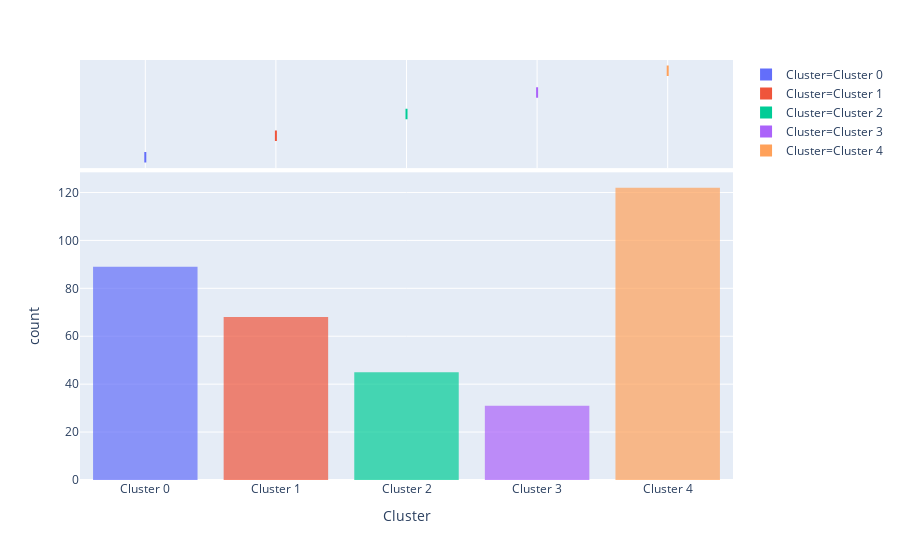

Notebook code for this chart:
### Code cell
plot_model(kmeans, plot = 'distribution')

### Figure 1 — Plotly figure (JSON) as saved in the notebook; plotly's stock layout.template omitted (floating-point values rounded to 4 significant figures; data arrays with more than 128 entries replaced by an {"elided": "..."} marker saying what was removed)
{"data": [{"alignmentgroup": "True", "bingroup": "x", "hoverlabel": {"namelength": 0}, "hovertemplate": "Cluster=%{x}<br>count=%{y}", "legendgroup": "Cluster=Cluster 0", "marker": {"color": "#636efa", "opacity": 0.7}, "name": "Cluster=Cluster 0", "offsetgroup": "Cluster=Cluster 0", "orientation": "v", "showlegend": true, "type": "histogram", "x": ["Cluster 0", "Cluster 0", "Cluster 0", "Cluster 0", "Cluster 0", "Cluster 0", "Cluster 0", "Cluster 0", "Cluster 0", "Cluster 0", "Cluster 0", "Cluster 0", "Cluster 0", "Cluster 0", "Cluster 0", "Cluster 0", "Cluster 0", "Cluster 0", "Cluster 0", "Cluster 0", "Cluster 0", "Cluster 0", "Cluster 0", "Cluster 0", "Cluster 0", "Cluster 0", "Cluster 0", "Cluster 0", "Cluster 0", "Cluster 0", "Cluster 0", "Cluster 0", "Cluster 0", "Cluster 0", "Cluster 0", "Cluster 0", "Cluster 0", "Cluster 0", "Cluster 0", "Cluster 0", "Cluster 0", "Cluster 0", "Cluster 0", "Cluster 0", "Cluster 0", "Cluster 0", "Cluster 0", "Cluster 0", "Cluster 0", "Cluster 0", "Cluster 0", "Cluster 0", "Cluster 0", "Cluster 0", "Cluster 0", "Cluster 0", "Cluster 0", "Cluster 0", "Cluster 0", "Cluster 0", "Cluster 0", "Cluster 0", "Cluster 0", "Cluster 0", "Cluster 0", "Cluster 0", "Cluster 0", "Cluster 0", "Cluster 0", "Cluster 0", "Cluster 0", "Cluster 0", "Cluster 0", "Cluster 0", "Cluster 0", "Cluster 0", "Cluster 0", "Cluster 0", "Cluster 0", "Cluster 0", "Cluster 0", "Cluster 0", "Cluster 0", "Cluster 0", "Cluster 0", "Cluster 0", "Cluster 0", "Cluster 0", "Cluster 0"], "xaxis": "x", "yaxis": "y"}, {"alignmentgroup": "True", "customdata": {"elided": "89x42 mixed values"}, "hoverlabel": {"namelength": 0}, "hovertemplate": "Cluster=%{customdata[41]}<br>malignant=%{customdata[0]}<br>bilateral=%{customdata[1]}<br>age=%{customdata[2]}<br>month=%{customdata[3]}<br>bmi=%{customdata[4]}<br>diabetes=%{customdata[5]}<br>hypertension=%{customdata[6]}<br>surgery=%{customdata[7]}<br>smoking=%{customdata[8]}<br>family=%{customdata[9]}<br>menarche=%{customdata[10]}<br>menopause=%{customdata[11]}<br>miscarriage=%{customdata[12]}<br>pregnancy=%{customdata[13]}<br>childbearing=%{customdata[14]}<br>disnature=%{customdata[15]}<br>dischange=%{customdata[16]}<br>disnumber=%{customdata[17]}<br>intraductalmass=%{customdata[18]}<br>position=%{customdata[19]}<br>distance=%{customdata[20]}<br>shape=%{customdata[21]}<br>surface=%{customdata[22]}<br>status=%{customdata[23]}<br>quantity=%{customdata[24]}<br>distribution=%{customdata[25]}<br>retraction=%{customdata[26]}<br>appearance=%{customdata[27]}<br>ductectasia=%{customdata[28]}<br>numintramass=%{customdata[29]}<br>numcysmass=%{customdata[30]}<br>nummass=%{customdata[31]}<br>ussize=%{customdata[32]}<br>usposition=%{customdata[33]}<br>usdistance=%{customdata[34]}<br>usshape=%{customdata[35]}<br>usboundary=%{customdata[36]}<br>bloodflow=%{customdata[37]}<br>calcification=%{customdata[38]}<br>birads=%{customdata[39]}<br>xray=%{customdata[40]}", "legendgroup": "Cluster=Cluster 0", "marker": {"color": "#636efa"}, "name": "Cluster=Cluster 0", "notched": true, "offsetgroup": "Cluster=Cluster 0", "showlegend": false, "type": "box", "x": ["Cluster 0", "Cluster 0", "Cluster 0", "Cluster 0", "Cluster 0", "Cluster 0", "Cluster 0", "Cluster 0", "Cluster 0", "Cluster 0", "Cluster 0", "Cluster 0", "Cluster 0", "Cluster 0", "Cluster 0", "Cluster 0", "Cluster 0", "Cluster 0", "Cluster 0", "Cluster 0", "Cluster 0", "Cluster 0", "Cluster 0", "Cluster 0", "Cluster 0", "Cluster 0", "Cluster 0", "Cluster 0", "Cluster 0", "Cluster 0", "Cluster 0", "Cluster 0", "Cluster 0", "Cluster 0", "Cluster 0", "Cluster 0", "Cluster 0", "Cluster 0", "Cluster 0", "Cluster 0", "Cluster 0", "Cluster 0", "Cluster 0", "Cluster 0", "Cluster 0", "Cluster 0", "Cluster 0", "Cluster 0", "Cluster 0", "Cluster 0", "Cluster 0", "Cluster 0", "Cluster 0", "Cluster 0", "Cluster 0", "Cluster 0", "Cluster 0", "Cluster 0", "Cluster 0", "Cluster 0", "Cluster 0", "Cluster 0", "Cluster 0", "Cluster 0", "Cluster 0", "Cluster 0", "Cluster 0", "Cluster 0", "Cluster 0", "Cluster 0", "Cluster 0", "Cluster 0", "Cluster 0", "Cluster 0", "Cluster 0", "Cluster 0", "Cluster 0", "Cluster 0", "Cluster 0", "Cluster 0", "Cluster 0", "Cluster 0", "Cluster 0", "Cluster 0", "Cluster 0", "Cluster 0", "Cluster 0", "Cluster 0", "Cluster 0"], "xaxis": "x2", "yaxis": "y2"}, {"alignmentgroup": "True", "bingroup": "x", "hoverlabel": {"namelength": 0}, "hovertemplate": "Cluster=%{x}<br>count=%{y}", "legendgroup": "Cluster=Cluster 1", "marker": {"color": "#EF553B", "opacity": 0.7}, "name": "Cluster=Cluster 1", "offsetgroup": "Cluster=Cluster 1", "orientation": "v", "showlegend": true, "type": "histogram", "x": ["Cluster 1", "Cluster 1", "Cluster 1", "Cluster 1", "Cluster 1", "Cluster 1", "Cluster 1", "Cluster 1", "Cluster 1", "Cluster 1", "Cluster 1", "Cluster 1", "Cluster 1", "Cluster 1", "Cluster 1", "Cluster 1", "Cluster 1", "Cluster 1", "Cluster 1", "Cluster 1", "Cluster 1", "Cluster 1", "Cluster 1", "Cluster 1", "Cluster 1", "Cluster 1", "Cluster 1", "Cluster 1", "Cluster 1", "Cluster 1", "Cluster 1", "Cluster 1", "Cluster 1", "Cluster 1", "Cluster 1", "Cluster 1", "Cluster 1", "Cluster 1", "Cluster 1", "Cluster 1", "Cluster 1", "Cluster 1", "Cluster 1", "Cluster 1", "Cluster 1", "Cluster 1", "Cluster 1", "Cluster 1", "Cluster 1", "Cluster 1", "Cluster 1", "Cluster 1", "Cluster 1", "Cluster 1", "Cluster 1", "Cluster 1", "Cluster 1", "Cluster 1", "Cluster 1", "Cluster 1", "Cluster 1", "Cluster 1", "Cluster 1", "Cluster 1", "Cluster 1", "Cluster 1", "Cluster 1", "Cluster 1"], "xaxis": "x", "yaxis": "y"}, {"alignmentgroup": "True", "customdata": {"elided": "68x42 mixed values"}, "hoverlabel": {"namelength": 0}, "hovertemplate": "Cluster=%{customdata[41]}<br>malignant=%{customdata[0]}<br>bilateral=%{customdata[1]}<br>age=%{customdata[2]}<br>month=%{customdata[3]}<br>bmi=%{customdata[4]}<br>diabetes=%{customdata[5]}<br>hypertension=%{customdata[6]}<br>surgery=%{customdata[7]}<br>smoking=%{customdata[8]}<br>family=%{customdata[9]}<br>menarche=%{customdata[10]}<br>menopause=%{customdata[11]}<br>miscarriage=%{customdata[12]}<br>pregnancy=%{customdata[13]}<br>childbearing=%{customdata[14]}<br>disnature=%{customdata[15]}<br>dischange=%{customdata[16]}<br>disnumber=%{customdata[17]}<br>intraductalmass=%{customdata[18]}<br>position=%{customdata[19]}<br>distance=%{customdata[20]}<br>shape=%{customdata[21]}<br>surface=%{customdata[22]}<br>status=%{customdata[23]}<br>quantity=%{customdata[24]}<br>distribution=%{customdata[25]}<br>retraction=%{customdata[26]}<br>appearance=%{customdata[27]}<br>ductectasia=%{customdata[28]}<br>numintramass=%{customdata[29]}<br>numcysmass=%{customdata[30]}<br>nummass=%{customdata[31]}<br>ussize=%{customdata[32]}<br>usposition=%{customdata[33]}<br>usdistance=%{customdata[34]}<br>usshape=%{customdata[35]}<br>usboundary=%{customdata[36]}<br>bloodflow=%{customdata[37]}<br>calcification=%{customdata[38]}<br>birads=%{customdata[39]}<br>xray=%{customdata[40]}", "legendgroup": "Cluster=Cluster 1", "marker": {"color": "#EF553B"}, "name": "Cluster=Cluster 1", "notched": true, "offsetgroup": "Cluster=Cluster 1", "showlegend": false, "type": "box", "x": ["Cluster 1", "Cluster 1", "Cluster 1", "Cluster 1", "Cluster 1", "Cluster 1", "Cluster 1", "Cluster 1", "Cluster 1", "Cluster 1", "Cluster 1", "Cluster 1", "Cluster 1", "Cluster 1", "Cluster 1", "Cluster 1", "Cluster 1", "Cluster 1", "Cluster 1", "Cluster 1", "Cluster 1", "Cluster 1", "Cluster 1", "Cluster 1", "Cluster 1", "Cluster 1", "Cluster 1", "Cluster 1", "Cluster 1", "Cluster 1", "Cluster 1", "Cluster 1", "Cluster 1", "Cluster 1", "Cluster 1", "Cluster 1", "Cluster 1", "Cluster 1", "Cluster 1", "Cluster 1", "Cluster 1", "Cluster 1", "Cluster 1", "Cluster 1", "Cluster 1", "Cluster 1", "Cluster 1", "Cluster 1", "Cluster 1", "Cluster 1", "Cluster 1", "Cluster 1", "Cluster 1", "Cluster 1", "Cluster 1", "Cluster 1", "Cluster 1", "Cluster 1", "Cluster 1", "Cluster 1", "Cluster 1", "Cluster 1", "Cluster 1", "Cluster 1", "Cluster 1", "Cluster 1", "Cluster 1", "Cluster 1"], "xaxis": "x2", "yaxis": "y2"}, {"alignmentgroup": "True", "bingroup": "x", "hoverlabel": {"namelength": 0}, "hovertemplate": "Cluster=%{x}<br>count=%{y}", "legendgroup": "Cluster=Cluster 2", "marker": {"color": "#00cc96", "opacity": 0.7}, "name": "Cluster=Cluster 2", "offsetgroup": "Cluster=Cluster 2", "orientation": "v", "showlegend": true, "type": "histogram", "x": ["Cluster 2", "Cluster 2", "Cluster 2", "Cluster 2", "Cluster 2", "Cluster 2", "Cluster 2", "Cluster 2", "Cluster 2", "Cluster 2", "Cluster 2", "Cluster 2", "Cluster 2", "Cluster 2", "Cluster 2", "Cluster 2", "Cluster 2", "Cluster 2", "Cluster 2", "Cluster 2", "Cluster 2", "Cluster 2", "Cluster 2", "Cluster 2", "Cluster 2", "Cluster 2", "Cluster 2", "Cluster 2", "Cluster 2", "Cluster 2", "Cluster 2", "Cluster 2", "Cluster 2", "Cluster 2", "Cluster 2", "Cluster 2", "Cluster 2", "Cluster 2", "Cluster 2", "Cluster 2", "Cluster 2", "Cluster 2", "Cluster 2", "Cluster 2", "Cluster 2"], "xaxis": "x", "yaxis": "y"}, {"alignmentgroup": "True", "customdata": {"elided": "45x42 mixed values"}, "hoverlabel": {"namelength": 0}, "hovertemplate": "Cluster=%{customdata[41]}<br>malignant=%{customdata[0]}<br>bilateral=%{customdata[1]}<br>age=%{customdata[2]}<br>month=%{customdata[3]}<br>bmi=%{customdata[4]}<br>diabetes=%{customdata[5]}<br>hypertension=%{customdata[6]}<br>surgery=%{customdata[7]}<br>smoking=%{customdata[8]}<br>family=%{customdata[9]}<br>menarche=%{customdata[10]}<br>menopause=%{customdata[11]}<br>miscarriage=%{customdata[12]}<br>pregnancy=%{customdata[13]}<br>childbearing=%{customdata[14]}<br>disnature=%{customdata[15]}<br>dischange=%{customdata[16]}<br>disnumber=%{customdata[17]}<br>intraductalmass=%{customdata[18]}<br>position=%{customdata[19]}<br>distance=%{customdata[20]}<br>shape=%{customdata[21]}<br>surface=%{customdata[22]}<br>status=%{customdata[23]}<br>quantity=%{customdata[24]}<br>distribution=%{customdata[25]}<br>retraction=%{customdata[26]}<br>appearance=%{customdata[27]}<br>ductectasia=%{customdata[28]}<br>numintramass=%{customdata[29]}<br>numcysmass=%{customdata[30]}<br>nummass=%{customdata[31]}<br>ussize=%{customdata[32]}<br>usposition=%{customdata[33]}<br>usdistance=%{customdata[34]}<br>usshape=%{customdata[35]}<br>usboundary=%{customdata[36]}<br>bloodflow=%{customdata[37]}<br>calcification=%{customdata[38]}<br>birads=%{customdata[39]}<br>xray=%{customdata[40]}", "legendgroup": "Cluster=Cluster 2", "marker": {"color": "#00cc96"}, "name": "Cluster=Cluster 2", "notched": true, "offsetgroup": "Cluster=Cluster 2", "showlegend": false, "type": "box", "x": ["Cluster 2", "Cluster 2", "Cluster 2", "Cluster 2", "Cluster 2", "Cluster 2", "Cluster 2", "Cluster 2", "Cluster 2", "Cluster 2", "Cluster 2", "Cluster 2", "Cluster 2", "Cluster 2", "Cluster 2", "Cluster 2", "Cluster 2", "Cluster 2", "Cluster 2", "Cluster 2", "Cluster 2", "Cluster 2", "Cluster 2", "Cluster 2", "Cluster 2", "Cluster 2", "Cluster 2", "Cluster 2", "Cluster 2", "Cluster 2", "Cluster 2", "Cluster 2", "Cluster 2", "Cluster 2", "Cluster 2", "Cluster 2", "Cluster 2", "Cluster 2", "Cluster 2", "Cluster 2", "Cluster 2", "Cluster 2", "Cluster 2", "Cluster 2", "Cluster 2"], "xaxis": "x2", "yaxis": "y2"}, {"alignmentgroup": "True", "bingroup": "x", "hoverlabel": {"namelength": 0}, "hovertemplate": "Cluster=%{x}<br>count=%{y}", "legendgroup": "Cluster=Cluster 3", "marker": {"color": "#ab63fa", "opacity": 0.7}, "name": "Cluster=Cluster 3", "offsetgroup": "Cluster=Cluster 3", "orientation": "v", "showlegend": true, "type": "histogram", "x": ["Cluster 3", "Cluster 3", "Cluster 3", "Cluster 3", "Cluster 3", "Cluster 3", "Cluster 3", "Cluster 3", "Cluster 3", "Cluster 3", "Cluster 3", "Cluster 3", "Cluster 3", "Cluster 3", "Cluster 3", "Cluster 3", "Cluster 3", "Cluster 3", "Cluster 3", "Cluster 3", "Cluster 3", "Cluster 3", "Cluster 3", "Cluster 3", "Cluster 3", "Cluster 3", "Cluster 3", "Cluster 3", "Cluster 3", "Cluster 3", "Cluster 3"], "xaxis": "x", "yaxis": "y"}, {"alignmentgroup": "True", "customdata": {"elided": "31x42 mixed values"}, "hoverlabel": {"namelength": 0}, "hovertemplate": "Cluster=%{customdata[41]}<br>malignant=%{customdata[0]}<br>bilateral=%{customdata[1]}<br>age=%{customdata[2]}<br>month=%{customdata[3]}<br>bmi=%{customdata[4]}<br>diabetes=%{customdata[5]}<br>hypertension=%{customdata[6]}<br>surgery=%{customdata[7]}<br>smoking=%{customdata[8]}<br>family=%{customdata[9]}<br>menarche=%{customdata[10]}<br>menopause=%{customdata[11]}<br>miscarriage=%{customdata[12]}<br>pregnancy=%{customdata[13]}<br>childbearing=%{customdata[14]}<br>disnature=%{customdata[15]}<br>dischange=%{customdata[16]}<br>disnumber=%{customdata[17]}<br>intraductalmass=%{customdata[18]}<br>position=%{customdata[19]}<br>distance=%{customdata[20]}<br>shape=%{customdata[21]}<br>surface=%{customdata[22]}<br>status=%{customdata[23]}<br>quantity=%{customdata[24]}<br>distribution=%{customdata[25]}<br>retraction=%{customdata[26]}<br>appearance=%{customdata[27]}<br>ductectasia=%{customdata[28]}<br>numintramass=%{customdata[29]}<br>numcysmass=%{customdata[30]}<br>nummass=%{customdata[31]}<br>ussize=%{customdata[32]}<br>usposition=%{customdata[33]}<br>usdistance=%{customdata[34]}<br>usshape=%{customdata[35]}<br>usboundary=%{customdata[36]}<br>bloodflow=%{customdata[37]}<br>calcification=%{customdata[38]}<br>birads=%{customdata[39]}<br>xray=%{customdata[40]}", "legendgroup": "Cluster=Cluster 3", "marker": {"color": "#ab63fa"}, "name": "Cluster=Cluster 3", "notched": true, "offsetgroup": "Cluster=Cluster 3", "showlegend": false, "type": "box", "x": ["Cluster 3", "Cluster 3", "Cluster 3", "Cluster 3", "Cluster 3", "Cluster 3", "Cluster 3", "Cluster 3", "Cluster 3", "Cluster 3", "Cluster 3", "Cluster 3", "Cluster 3", "Cluster 3", "Cluster 3", "Cluster 3", "Cluster 3", "Cluster 3", "Cluster 3", "Cluster 3", "Cluster 3", "Cluster 3", "Cluster 3", "Cluster 3", "Cluster 3", "Cluster 3", "Cluster 3", "Cluster 3", "Cluster 3", "Cluster 3", "Cluster 3"], "xaxis": "x2", "yaxis": "y2"}, {"alignmentgroup": "True", "bingroup": "x", "hoverlabel": {"namelength": 0}, "hovertemplate": "Cluster=%{x}<br>count=%{y}", "legendgroup": "Cluster=Cluster 4", "marker": {"color": "#FFA15A", "opacity": 0.7}, "name": "Cluster=Cluster 4", "offsetgroup": "Cluster=Cluster 4", "orientation": "v", "showlegend": true, "type": "histogram", "x": ["Cluster 4", "Cluster 4", "Cluster 4", "Cluster 4", "Cluster 4", "Cluster 4", "Cluster 4", "Cluster 4", "Cluster 4", "Cluster 4", "Cluster 4", "Cluster 4", "Cluster 4", "Cluster 4", "Cluster 4", "Cluster 4", "Cluster 4", "Cluster 4", "Cluster 4", "Cluster 4", "Cluster 4", "Cluster 4", "Cluster 4", "Cluster 4", "Cluster 4", "Cluster 4", "Cluster 4", "Cluster 4", "Cluster 4", "Cluster 4", "Cluster 4", "Cluster 4", "Cluster 4", "Cluster 4", "Cluster 4", "Cluster 4", "Cluster 4", "Cluster 4", "Cluster 4", "Cluster 4", "Cluster 4", "Cluster 4", "Cluster 4", "Cluster 4", "Cluster 4", "Cluster 4", "Cluster 4", "Cluster 4", "Cluster 4", "Cluster 4", "Cluster 4", "Cluster 4", "Cluster 4", "Cluster 4", "Cluster 4", "Cluster 4", "Cluster 4", "Cluster 4", "Cluster 4", "Cluster 4", "Cluster 4", "Cluster 4", "Cluster 4", "Cluster 4", "Cluster 4", "Cluster 4", "Cluster 4", "Cluster 4", "Cluster 4", "Cluster 4", "Cluster 4", "Cluster 4", "Cluster 4", "Cluster 4", "Cluster 4", "Cluster 4", "Cluster 4", "Cluster 4", "Cluster 4", "Cluster 4", "Cluster 4", "Cluster 4", "Cluster 4", "Cluster 4", "Cluster 4", "Cluster 4", "Cluster 4", "Cluster 4", "Cluster 4", "Cluster 4", "Cluster 4", "Cluster 4", "Cluster 4", "Cluster 4", "Cluster 4", "Cluster 4", "Cluster 4", "Cluster 4", "Cluster 4", "Cluster 4", "Cluster 4", "Cluster 4", "Cluster 4", "Cluster 4", "Cluster 4", "Cluster 4", "Cluster 4", "Cluster 4", "Cluster 4", "Cluster 4", "Cluster 4", "Cluster 4", "Cluster 4", "Cluster 4", "Cluster 4", "Cluster 4", "Cluster 4", "Cluster 4", "Cluster 4", "Cluster 4", "Cluster 4", "Cluster 4"], "xaxis": "x", "yaxis": "y"}, {"alignmentgroup": "True", "customdata": {"elided": "122x42 mixed values"}, "hoverlabel": {"namelength": 0}, "hovertemplate": "Cluster=%{customdata[41]}<br>malignant=%{customdata[0]}<br>bilateral=%{customdata[1]}<br>age=%{customdata[2]}<br>month=%{customdata[3]}<br>bmi=%{customdata[4]}<br>diabetes=%{customdata[5]}<br>hypertension=%{customdata[6]}<br>surgery=%{customdata[7]}<br>smoking=%{customdata[8]}<br>family=%{customdata[9]}<br>menarche=%{customdata[10]}<br>menopause=%{customdata[11]}<br>miscarriage=%{customdata[12]}<br>pregnancy=%{customdata[13]}<br>childbearing=%{customdata[14]}<br>disnature=%{customdata[15]}<br>dischange=%{customdata[16]}<br>disnumber=%{customdata[17]}<br>intraductalmass=%{customdata[18]}<br>position=%{customdata[19]}<br>distance=%{customdata[20]}<br>shape=%{customdata[21]}<br>surface=%{customdata[22]}<br>status=%{customdata[23]}<br>quantity=%{customdata[24]}<br>distribution=%{customdata[25]}<br>retraction=%{customdata[26]}<br>appearance=%{customdata[27]}<br>ductectasia=%{customdata[28]}<br>numintramass=%{customdata[29]}<br>numcysmass=%{customdata[30]}<br>nummass=%{customdata[31]}<br>ussize=%{customdata[32]}<br>usposition=%{customdata[33]}<br>usdistance=%{customdata[34]}<br>usshape=%{customdata[35]}<br>usboundary=%{customdata[36]}<br>bloodflow=%{customdata[37]}<br>calcification=%{customdata[38]}<br>birads=%{customdata[39]}<br>xray=%{customdata[40]}", "legendgroup": "Cluster=Cluster 4", "marker": {"color": "#FFA15A"}, "name": "Cluster=Cluster 4", "notched": true, "offsetgroup": "Cluster=Cluster 4", "showlegend": false, "type": "box", "x": ["Cluster 4", "Cluster 4", "Cluster 4", "Cluster 4", "Cluster 4", "Cluster 4", "Cluster 4", "Cluster 4", "Cluster 4", "Cluster 4", "Cluster 4", "Cluster 4", "Cluster 4", "Cluster 4", "Cluster 4", "Cluster 4", "Cluster 4", "Cluster 4", "Cluster 4", "Cluster 4", "Cluster 4", "Cluster 4", "Cluster 4", "Cluster 4", "Cluster 4", "Cluster 4", "Cluster 4", "Cluster 4", "Cluster 4", "Cluster 4", "Cluster 4", "Cluster 4", "Cluster 4", "Cluster 4", "Cluster 4", "Cluster 4", "Cluster 4", "Cluster 4", "Cluster 4", "Cluster 4", "Cluster 4", "Cluster 4", "Cluster 4", "Cluster 4", "Cluster 4", "Cluster 4", "Cluster 4", "Cluster 4", "Cluster 4", "Cluster 4", "Cluster 4", "Cluster 4", "Cluster 4", "Cluster 4", "Cluster 4", "Cluster 4", "Cluster 4", "Cluster 4", "Cluster 4", "Cluster 4", "Cluster 4", "Cluster 4", "Cluster 4", "Cluster 4", "Cluster 4", "Cluster 4", "Cluster 4", "Cluster 4", "Cluster 4", "Cluster 4", "Cluster 4", "Cluster 4", "Cluster 4", "Cluster 4", "Cluster 4", "Cluster 4", "Cluster 4", "Cluster 4", "Cluster 4", "Cluster 4", "Cluster 4", "Cluster 4", "Cluster 4", "Cluster 4", "Cluster 4", "Cluster 4", "Cluster 4", "Cluster 4", "Cluster 4", "Cluster 4", "Cluster 4", "Cluster 4", "Cluster 4", "Cluster 4", "Cluster 4", "Cluster 4", "Cluster 4", "Cluster 4", "Cluster 4", "Cluster 4", "Cluster 4", "Cluster 4", "Cluster 4", "Cluster 4", "Cluster 4", "Cluster 4", "Cluster 4", "Cluster 4", "Cluster 4", "Cluster 4", "Cluster 4", "Cluster 4", "Cluster 4", "Cluster 4", "Cluster 4", "Cluster 4", "Cluster 4", "Cluster 4", "Cluster 4", "Cluster 4", "Cluster 4", "Cluster 4"], "xaxis": "x2", "yaxis": "y2"}], "layout": {"barmode": "relative", "legend": {"tracegroupgap": 0}, "margin": {"t": 60}, "xaxis": {"anchor": "y", "categoryarray": ["Cluster 0", "Cluster 1", "Cluster 2", "Cluster 3", "Cluster 4"], "categoryorder": "array", "domain": [0, 1], "title": {"text": "Cluster"}}, "xaxis2": {"anchor": "y2", "domain": [0, 1], "matches": "x", "showgrid": true, "showticklabels": false}, "yaxis": {"anchor": "x", "domain": [0, 0.7326], "title": {"text": "count"}}, "yaxis2": {"anchor": "x2", "domain": [0.7426, 1], "matches": "y2", "showgrid": false, "showline": false, "showticklabels": false, "ticks": ""}}}
